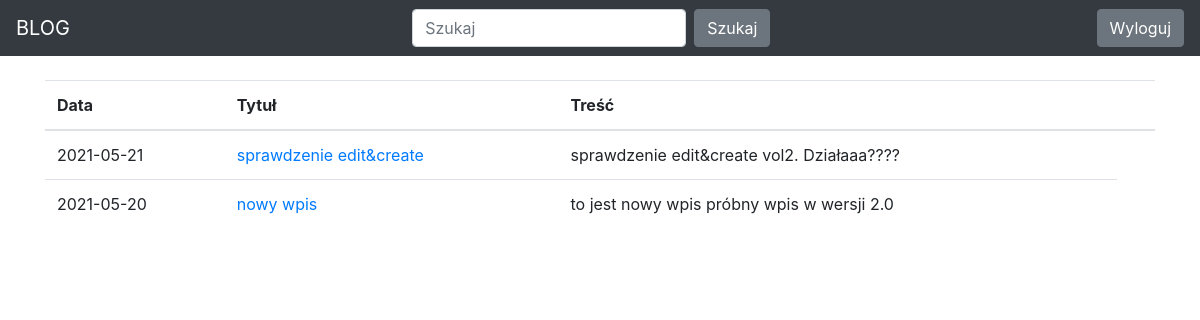
Page /drafts/ (signed in) on the committed database.
### blog/models.py (models this page shows)
class Entry(db.Model):
   id = db.Column(db.Integer, primary_key=True)
   title = db.Column(db.String(80), nullable=False)
   body = db.Column(db.Text, nullable=False)
   pub_date = db.Column(db.DateTime, nullable=False,
       default=datetime.datetime.utcnow)
   is_published = db.Column(db.Boolean, default=False)

### blog/routes.py (the view)
@app.route("/drafts/", methods=['GET'])
@login_required
def list_drafts():
   drafts = Entry.query.filter_by(is_published=False).order_by(Entry.pub_date.desc())
   return render_template("drafts.html", drafts=drafts)

### blog/routes.py (called while the page is built)
def login_required(view_func):
   @functools.wraps(view_func)
   def check_permissions(*args, **kwargs):
       if session.get('logged_in'):
           return view_func(*args, **kwargs)
       return redirect(url_for('login', next=request.path))
   return check_permissions

### blog/templates/drafts.html
{% extends "base.html" %}
{% block content %}
<table class="table">
   <thead>
     <tr>
       <th scope="col">Data</th>
       <th scope="col">Tytuł</th>
       <th scope="col">Treść</th>
       <th scope="col"></th>
     </tr>
   </thead>
   <tbody>
       {% for post in drafts %}
     <tr>
       <td>
           {{ post.pub_date.strftime('%Y-%m-%d') }}
       </td>
       <td>
           <a href="{{ url_for('edit_entry', entry_id=post.id) }}">
               {{ post.title }}
           </a>
       </td>
       <td>{{ post.body|truncate(100, true) }}</td>
     </tr>
     {% endfor %}
   </tbody>
 </table>
{% endblock %}

### blog/templates/base.html (style rules this page uses)
body { padding-top: 5rem; }

### rows in the picture
Entry: pub_date "2021-05-21", title "sprawdzenie edit&create", body "sprawdzenie edit&create vol2. Działaaa????"
Entry: pub_date "2021-05-20", title "nowy wpis", body "to jest nowy wpis próbny wpis w wersji 2.0"
